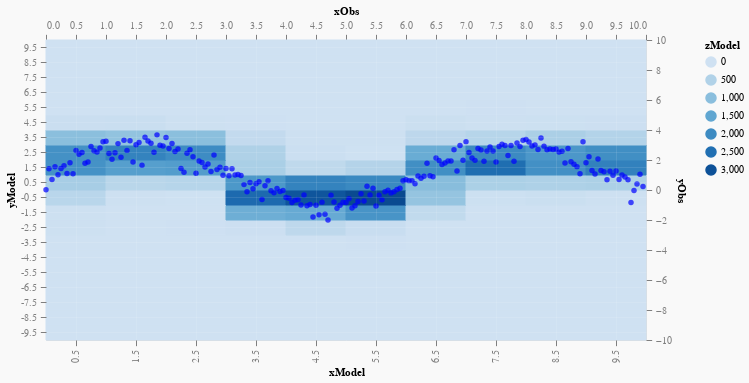

Write notebook code for a chart like this one.
### Markdown cell above
The predictive data distribution, shown with a blue histogram, neatly follows the observed blue scatter points.
We have thus successfully "fitted" a line with a neural network using Bayesian inference!
Of course, the predictive distribution is less precise than if it were, in fact, a line, since our networks' distributions are always in the form of a step function.

Lines are not very interesting, so let's observe a sine wave next:

### Code cell
nsamples = 200
noise <- sampleIOfixed $ replicateM nsamples $ normal 0.0 0.5
observations = take nsamples
  [ Data x (2 * sin x + 1 + n)
  | (x, n) <- zip [0, (10 / nsamples) ..] noise
  ]

nnodes = 3
mkSampler = prior . mh 60000
predicted <-
  sampleIOfixed $ mkSampler $ predDist $
  postNN (priorNN nnodes) observations

hist =
  histo2D (0, 10, 10) (-10, 20, 10)
    ((\(nn, d) -> (xValue d, yValue d)) <$> predicted)
cents = Vec.toList $ DH.binsCenters $ DH.bins hist
val = Vec.toList $ DH.histData hist

vlShow $
  plot
    (600, 300)
    (L [imagePlot "xModel" "yModel" "zModel", scatterBlue "xObs" "yObs" (0, 10) (-10, 10)])
    ( Cols
        [ ("xModel", VL.Numbers (fst <$> cents)),
          ("yModel", VL.Numbers (snd <$> cents)),
          ("zModel", VL.Numbers val),
          ("xObs", VL.Numbers (xValue <$> observations)),
          ("yObs", VL.Numbers (yValue <$> observations))
        ]
    )

### Figure 1 — Vega-Lite specification as saved in the notebook (floating-point values rounded to 4 significant figures; data arrays with more than 128 entries replaced by an {"elided": "..."} marker saying what was removed)
{"$schema": "https://vega.github.io/schema/vega-lite/v3.json", "background": "#f9f9f9", "config": {"axis": {"domain": false, "grid": true, "gridColor": "#FFFFFF", "labelColor": "#7F7F7F", "labelPadding": 4, "tickColor": "#7F7F7F", "tickSize": 5.67}}, "data": {"values": {"elided": "200 records"}}, "description": "Plot", "height": 300, "layer": [{"encoding": {"fill": {"field": "zModel", "scale": {"scheme": {"extent": [0, 1], "name": "blues"}}, "type": "quantitative"}, "stroke": {"field": "zModel", "legend": {"type": "gradient"}, "scale": {"scheme": {"extent": [0, 1], "name": "blues"}}, "type": "quantitative"}, "x": {"axis": {"gridOpacity": 0.1}, "field": "xModel", "type": "nominal"}, "y": {"axis": {"gridOpacity": 0.1}, "field": "yModel", "sort": "descending", "type": "nominal"}}, "mark": "rect"}, {"encoding": {"x": {"field": "xObs", "scale": {"domain": [0, 10]}, "type": "quantitative"}, "y": {"field": "yObs", "scale": {"domain": [-10, 10]}, "type": "quantitative"}}, "mark": {"color": "blue", "type": "circle"}}], "width": 600}
